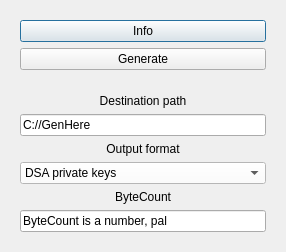
<?xml version="1.0" encoding="UTF-8"?>
<ui version="4.0">
 <class>GenerateWindow</class>
 <widget class="QDialog" name="GenerateWindow">
  <property name="geometry">
   <rect>
    <x>0</x>
    <y>0</y>
    <width>286</width>
    <height>239</height>
   </rect>
  </property>
  <property name="windowTitle">
   <string>Generate</string>
  </property>
  <layout class="QVBoxLayout" name="verticalLayout_3">
   <item>
    <widget class="QWidget" name="ButtonBox" native="true">
     <layout class="QVBoxLayout" name="verticalLayout">
      <item>
       <widget class="QPushButton" name="GenInfobtn">
        <property name="text">
         <string>Info</string>
        </property>
       </widget>
      </item>
      <item>
       <widget class="QPushButton" name="GenGeneratebtn">
        <property name="text">
         <string>Generate</string>
        </property>
       </widget>
      </item>
     </layout>
    </widget>
   </item>
   <item>
    <widget class="QWidget" name="ParamBox" native="true">
     <layout class="QVBoxLayout" name="verticalLayout_2">
      <item>
       <widget class="QLabel" name="GenParam1lbl">
        <property name="text">
         <string>Destination path</string>
        </property>
        <property name="alignment">
         <set>Qt::AlignCenter</set>
        </property>
       </widget>
      </item>
      <item>
       <widget class="QLineEdit" name="GenInput1">
        <property name="text">
         <string>C://GenHere</string>
        </property>
       </widget>
      </item>
      <item>
       <widget class="QLabel" name="GenParam2lbl">
        <property name="text">
         <string>Output format</string>
        </property>
        <property name="alignment">
         <set>Qt::AlignCenter</set>
        </property>
       </widget>
      </item>
      <item>
       <widget class="QComboBox" name="OutputFormatcBox">
        <property name="styleSheet">
         <string notr="true">background-color:white</string>
        </property>
        <item>
         <property name="text">
          <string>DSA private keys</string>
         </property>
        </item>
        <item>
         <property name="text">
          <string>DSA private messages</string>
         </property>
        </item>
        <item>
         <property name="text">
          <string>ANSI X9.17(RIJNDAEL)</string>
         </property>
        </item>
        <item>
         <property name="text">
          <string>ANSI X9.17(DES)</string>
         </property>
        </item>
        <item>
         <property name="text">
          <string>BBS</string>
         </property>
        </item>
       </widget>
      </item>
      <item>
       <widget class="QLabel" name="GenParam3lbl">
        <property name="text">
         <string>ByteCount</string>
        </property>
        <property name="alignment">
         <set>Qt::AlignCenter</set>
        </property>
       </widget>
      </item>
      <item>
       <widget class="QLineEdit" name="GenInput3">
        <property name="text">
         <string>ByteCount is a number, pal</string>
        </property>
       </widget>
      </item>
     </layout>
    </widget>
   </item>
  </layout>
 </widget>
 <resources/>
 <connections/>
</ui>
